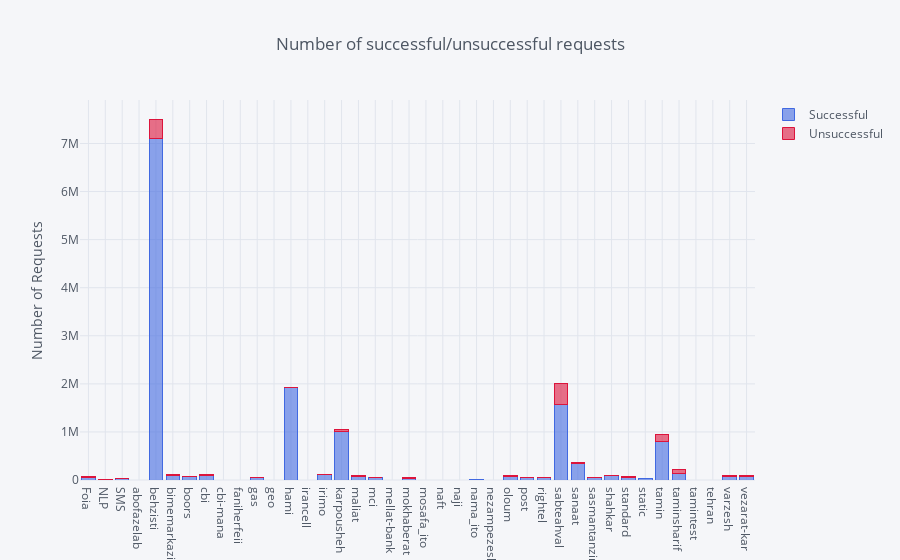

Notebook source saved alongside this figure:
### Code cell
logic.draw_request_counts('both')

### Figure 1 — Plotly figure (JSON) as saved in the notebook; plotly's stock layout.template omitted (floating-point values rounded to 4 significant figures)
{"data": [{"marker": {"color": "rgba(65, 105, 225, 0.6)", "line": {"color": "rgba(65, 105, 225, 1.0)", "width": 1}}, "name": "Successful", "orientation": "v", "text": "", "type": "bar", "uid": "931db0b5-ca7f-4731-90b9-5e00eec9564a", "x": ["Foia", "NLP", "SMS", "abofazelab", "behzisti", "bimemarkazi", "boors", "cbi", "cbi-mana", "faniherfeii", "gas", "geo", "hami", "irancell", "irimo", "karpousheh", "maliat", "mci", "mellat-bank", "mokhaberat", "mosafa_ito", "naft", "naji", "nama_ito", "nezampezeshki", "oloum", "post", "rightel", "sabteahval", "sanaat", "sasmantanzim", "shahkar", "standard", "static", "tamin", "taminsharif", "tamintest", "tehran", "varzesh", "vezarat-kar"], "y": [50072, 883, 27045, 3, 7109547, 97702, 67063, 84690, 2, 12, 54671, 1, 1930188, 64, 104183, 1016457, 64133, 56280, 3, 32470, 12, 43, 37, 263, 2, 67702, 58669, 54925, 1580117, 340799, 57778, 94404, 61802, 39958, 803832, 137336, 1, 89, 79711, 65651]}, {"marker": {"color": "rgba(220, 20, 60, 0.6)", "line": {"color": "rgba(220, 20, 60, 1.0)", "width": 1}}, "name": "Unsuccessful", "orientation": "v", "text": "", "type": "bar", "uid": "d8a2cac7-0614-4c20-8387-f759d0bc2319", "x": ["Foia", "NLP", "SMS", "abofazelab", "behzisti", "bimemarkazi", "boors", "cbi", "cbi-mana", "faniherfeii", "gas", "geo", "hami", "irancell", "irimo", "karpousheh", "maliat", "mci", "mellat-bank", "mokhaberat", "mosafa_ito", "naft", "naji", "nama_ito", "nezampezeshki", "oloum", "post", "rightel", "sabteahval", "sanaat", "sasmantanzim", "shahkar", "standard", "static", "tamin", "taminsharif", "tamintest", "tehran", "varzesh", "vezarat-kar"], "y": [16370, 7209, 35, 1, 400124, 8178, 954, 23518, 35, 4, 3575, "", 681, 32, 830, 24243, 24324, 74, 9, 23132, "", 27, 1, "", "", 31416, 2906, 640, 418168, 19955, 3376, 3410, 4570, "", 144441, 90485, "", 11, 5904, 19473]}], "layout": {"autosize": true, "barmode": "stack", "legend": {"bgcolor": "#F5F6F9", "font": {"color": "#4D5663"}, "traceorder": "normal"}, "paper_bgcolor": "#F5F6F9", "plot_bgcolor": "#F5F6F9", "title": {"font": {"color": "#4D5663"}, "text": "Number of successful/unsuccessful requests"}, "xaxis": {"autorange": true, "gridcolor": "#E1E5ED", "range": [-0.5, 39.5], "showgrid": true, "tickfont": {"color": "#4D5663"}, "title": {"font": {"color": "#4D5663"}, "text": ""}, "type": "category", "zerolinecolor": "#E1E5ED"}, "yaxis": {"autorange": true, "gridcolor": "#E1E5ED", "range": [0, 7905000.0], "showgrid": true, "tickfont": {"color": "#4D5663"}, "title": {"font": {"color": "#4D5663"}, "text": "Number of Requests"}, "type": "linear", "zerolinecolor": "#E1E5ED"}}}
